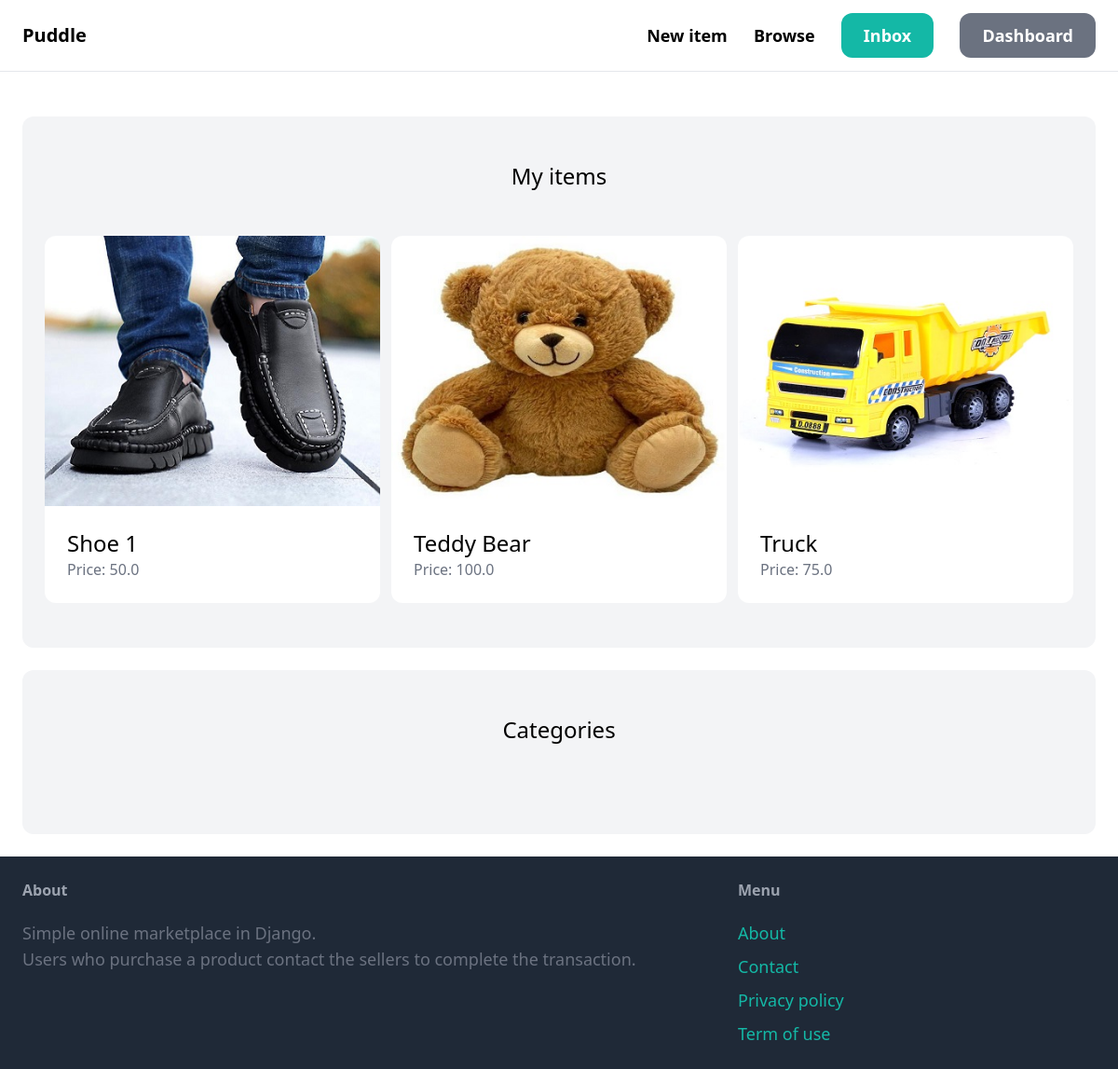
The page /dashboard/ (signed in) on the database its author committed.
### item/models.py (models this page shows, shortened)
class Item(models.Model):
    category = models.ForeignKey(Category, related_name='items', on_delete = models.CASCADE)
    name = models.CharField(max_length=255)
    description = models.TextField(blank=True, null=True)
    price = models.FloatField()
    image = models.ImageField(upload_to='item_images', blank=True, null=True)
    is_sold = models.BooleanField(default=False)
    created_by = models.ForeignKey(User, related_name='items', on_delete = models.CASCADE)
    created_at = models.DateTimeField(auto_now_add=True)
    class Meta:
        ordering = ('name',)

### dashboard/views.py (the view)
# urls.py: path('', views.index, name='index'),
@login_required
def index(request):
    items = Item.objects.filter(created_by=request.user)
    return render(request, 'dashboard/index.html', {
        'items': items
    })

### dashboard/templates/dashboard/index.html (shortened to what this page needs)
{% extends 'core/base.html' %}
{% block content %}
    <div class="mt-6 px-6 py-12 bg-gray-100 rounded-xl">
        <h2 class="mb-12 text-2xl text-center">My items</h2>
        <div class="grid grid-cols-3 gap-3">
            {% for item in items %}
                <div>
                    <a href="{% url 'item:detail' item.id %}">
                        <div>
                            <img src="{{ item.image.url }}" class="rounded-t-xl">
                        </div>
                        <div class="p-6 bg-white rounded-b-xl">
                            <h2 class="text-2xl">{{ item.name }}</h2>
                            <p class="text-gray-500">Price: {{ item.price }}</p>
                        </div>
                    </a>
                </div>
            {% endfor %}
        </div>
    </div>
    <div class="mt-6 px-6 py-12 bg-gray-100 rounded-xl">
        <h2 class="mb-12 text-2xl text-center">Categories</h2>
    </div>
{% endblock %}

### rows shown on the page
Item: image (picture), name "Shoe 1", price "50.0"
Item: image (picture), name "Teddy Bear", price "100.0"
Item: image (picture), name "Truck", price "75.0"
